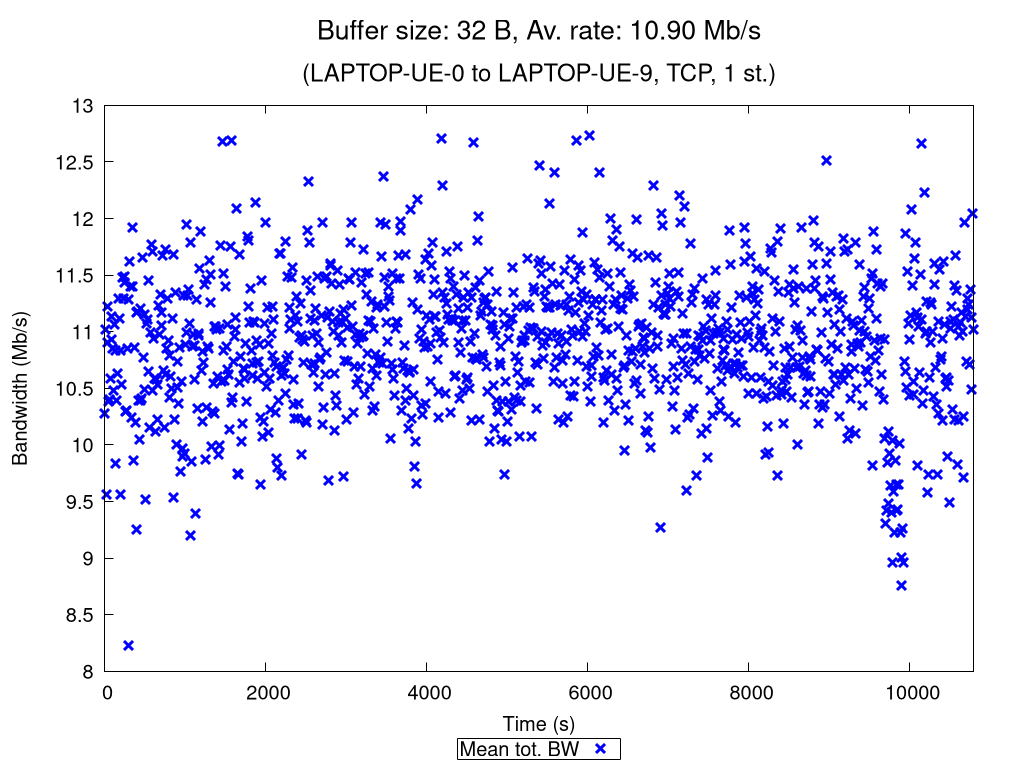

Generate this figure with gnuplot:
set terminal pngcairo nocrop enhanced size 1024,768 font "Verdana,15"
set output "TCP_1_st_2020_11_18_06-41-36_one2two_00032B.png"

set title "{/=20 Buffer size: 32 B, Av. rate: 10.90 Mb/s}\n\n{/=18 (LAPTOP-UE-0 to LAPTOP-UE-9, TCP, 1 st.)}"

set xlabel "Time (s)"
set ylabel "Bandwidth (Mb/s)"
set ytics nomirror
set key bmargin center horizontal box samplen 1 width -1
set bmargin 4.6
set rmargin 4.5

rf = 1000000.0  # rate factor
set style fill transparent solid 0.2 noborder
set autoscale xfix
plot "TCP_1_st_2020_11_18_06-41-36_one2two_00032B_iperf_processed.dat" using 1:($2/rf-$3/rf):($2/rf+$3/rf) with filledcurves lc rgb "blue" notitle, \
     "" using 1:($2/rf) with points pt 2 ps 1.5 lw 3 lc rgb "blue" title "Mean tot. BW", \
